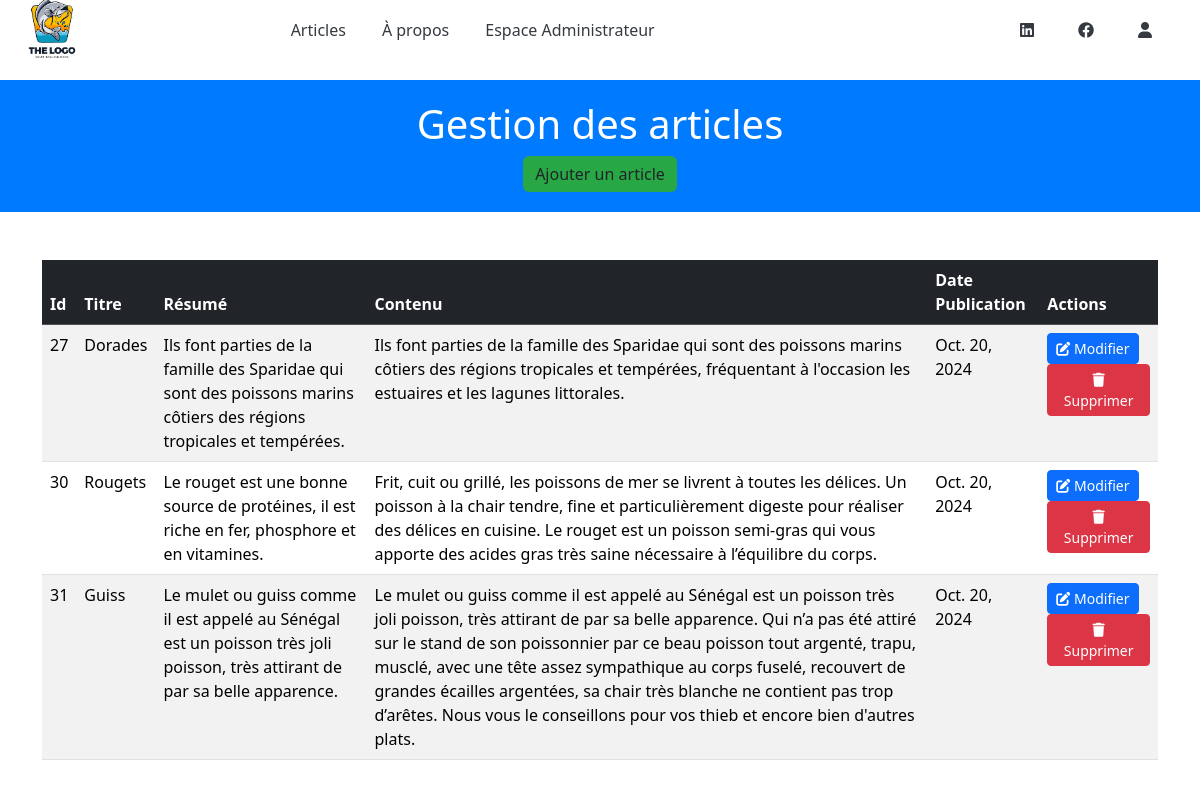
Page /useradmin/ on the earlier database version.
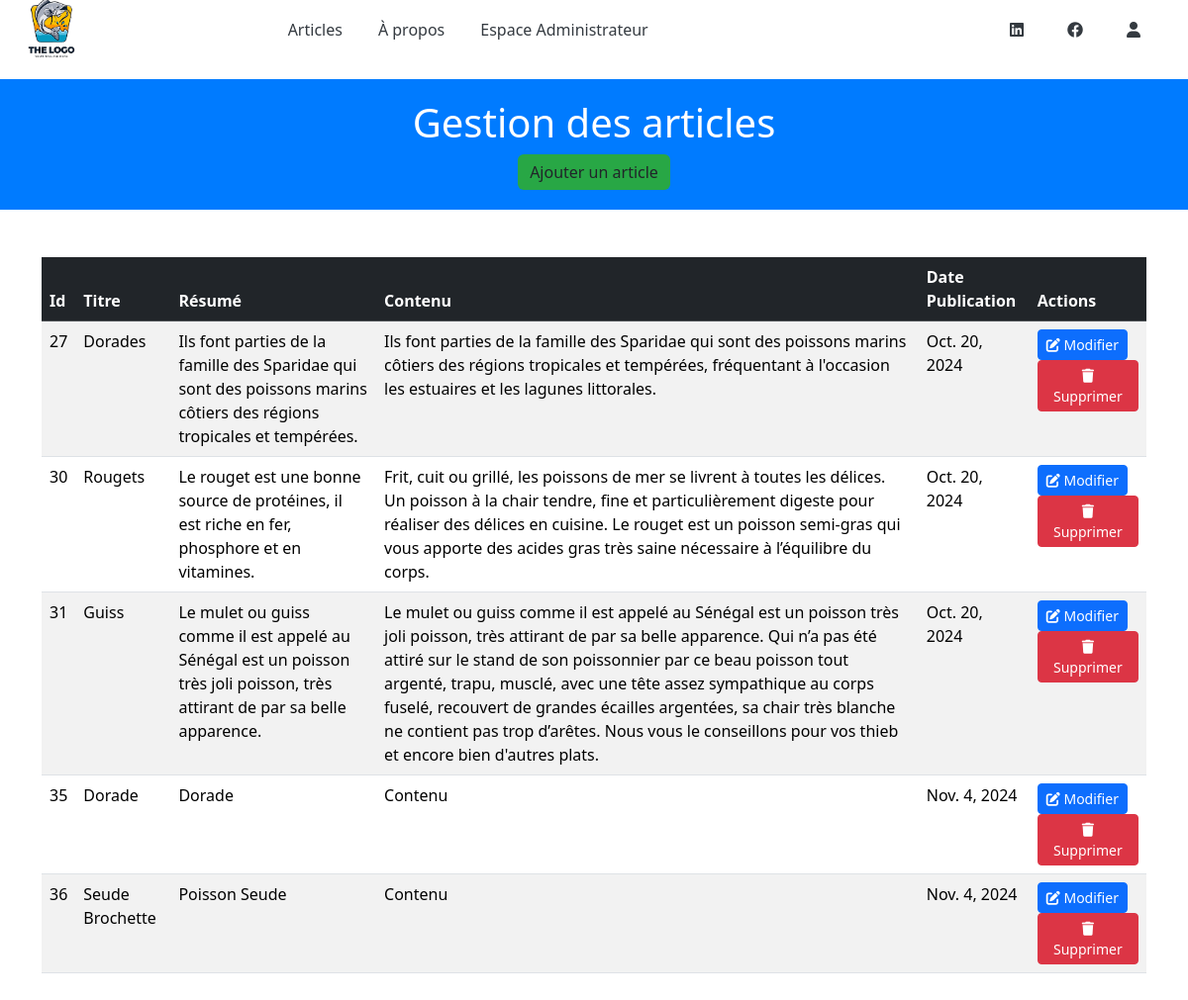
Same page on the later database version.
### articles/models.py (models this page shows, shortened)
class Article(models.Model):
        titre= models.CharField(max_length= 150)
        resume= models.CharField(max_length= 250)
        contenu= models.TextField(blank=True)
        auteur= models.ForeignKey(User,on_delete=models.CASCADE)
        date_publication = models.DateField(auto_now_add=True)
        image = models.ImageField(upload_to='media/images/',blank=True,null=True)
        prix_kilo = models.DecimalField(max_digits=6, decimal_places=2, null=True, blank=True)
        origine = models.CharField(max_length=100, null=True, blank=True)
        disponible = models.BooleanField(default=True, null=True, blank=True)
        quantite_disponible = models.DecimalField(max_digits=6, decimal_places=2, default=0, null=True, blank=True)
        mode_conservation = models.CharField(max_length=50, null=True, blank=True)
        temps_livraison = models.CharField(max_length=50, null=True, blank=True)

### articles/views.py (the view)
# urls.py: path("useradmin/",useradmin,name="useradmin"),
def useradmin(request):
    articles = Article.objects.all()
    if request.method == 'POST':
       form = ArticleForm(request.POST,request.FILES)
       if form.is_valid():
           article = form.save(commit=False)
           article.auteur = request.user
           article.save()
           return redirect('useradmin')
    else:
           form = ArticleForm()
    return render(request,"useradmin.html",{'form':form,'articles':articles})

### templates/useradmin.html (shortened to what this page needs)
<!DOCTYPE html>
<html lang="en">
<head>
    <link href="https://cdn.jsdelivr.net/npm/bootstrap@5.3.3/dist/css/bootstrap.min.css" rel="stylesheet">
    <link rel="stylesheet" href="https://cdnjs.cloudflare.com/ajax/libs/font-awesome/6.0.0-beta3/css/all.min.css">
    <link rel="stylesheet" href="/static/css/styles.css">
</head>
<body>
<header>
    <nav class="navbar navbar-expand-lg navbg" data-bs-theme="dark">
        <div class="container-fluid">
            <a class="navbar-brand" href="#">
                <img src="/static/images/poisson.png" alt="Logo" class="logo">
            </a>
            <div class="collapse navbar-collapse" id="navbarSupportedContent">
                <ul class="navbar-nav mx-auto mb-2 mb-lg-0">
                    <li class="nav-item">
                        <a href="{% url 'home' %}" class="nav-link" aria-current="page" href="#">Articles</a>
                    </li>
                    <li class="nav-item">
                        <a class="nav-link" href="#">À propos</a>
                    </li>
                    <li class="nav-item">
                        <a class="nav-link" href="#">Espace Administrateur</a>
                    </li>
                </ul>
                <ul class="navbar-nav ms-auto mb-2 mb-lg-0">
                    <li class="nav-item">
                        <a class="nav-link">
                            <i class="fa-brands fa-linkedin"></i>
                        </a>
                    </li>
                    <li class="nav-item">
                        <a class="nav-link">
                            <i class="fa-brands fa-facebook"></i>
                        </a>
                    </li>
                    <li class="nav-item">
                        <a href="{% url 'useradmin' %}" class="nav-link icon-bordered">
                            <i class="fas fa-user"></i>
                        </a>
                    </li>
                </ul>
            </div>
        </div>
    </nav>
    <div class="header_">
        <h1>Gestion des articles</h1>
        <button type="button" class="btn btn-custom" data-bs-toggle="modal" data-bs-target="#modalAjouterrticle">
          Ajouter un article
        </button>
    </div>
</header>
<main class="container my-5">
<table class="table table-striped">
  <thead class="table-dark">
        <tr>
            <th scope="col">Id</th>
            <th scope="col">Titre</th>
            <th scope="col">Résumé</th>
            <th scope="col">Contenu</th>
            <th scope="col">Date Publication</th>
            <th scope="col">Actions</th>
        </tr>
    </thead>
    <tbody>
        {% if articles %}
            {% for article in articles %}
                <tr>
                    <td>{{ article.id }}</td>
                    <td>{{ article.titre }}</td>
                    <td>{{ article.resume }}</td>
                    <td>{{ article.contenu }}</td>
                    <td>{{ article.date_publication }}</td>
                    <td>
                        <a href="{% url 'modifier_article' article.id %}" class="btn btn-primary btn-sm"> <i class="fas fa-edit"></i> Modifier</a>
                           <a href="{% url 'supprimer_article' article.id %}" class="btn btn-danger btn-sm" onclick="return confirm('Êtes-vous sûr de vouloir supprimer cet article ?');">
                            <i class="fas fa-trash"></i> Supprimer
                             </a>
                    </td>
                </tr>
            {% endfor %}
        {% else %}
            <tr>
                <td colspan="6" class="text-center">Aucun article disponible.</td>
            </tr>
        {% endif %}
    </tbody>
</table>
</main>
</body>
</html>

Differences in the rows shown:
added Article: id "35", titre "Dorade", resume "Dorade", contenu "Contenu", date_publication "Nov. 4, 2024"
added Article: id "36", titre "Seude Brochette", resume "Poisson Seude", contenu "Contenu", date_publication "Nov. 4, 2024"
